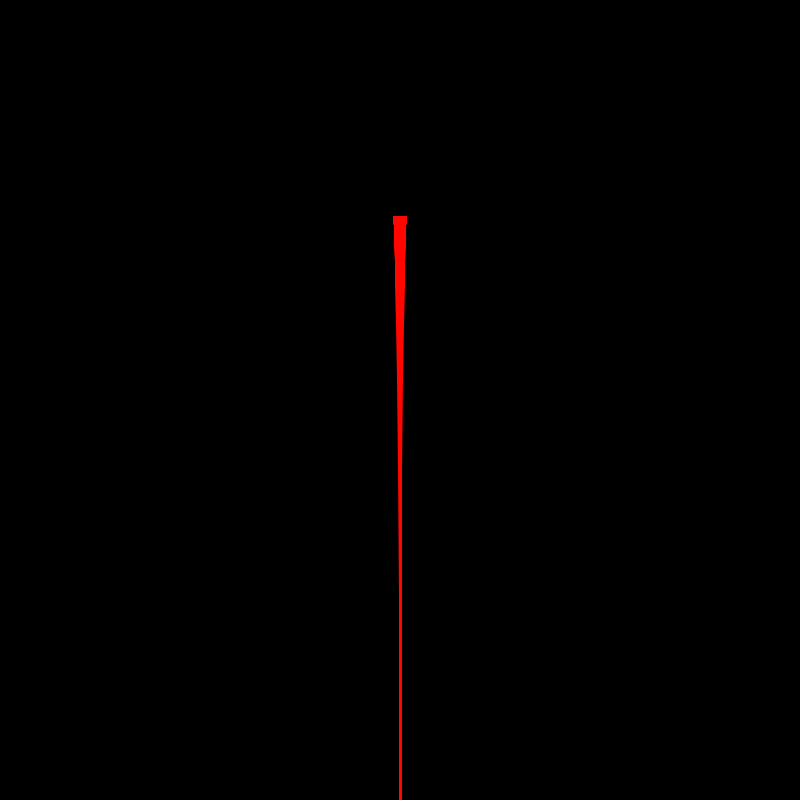
Frame 1 (no input)
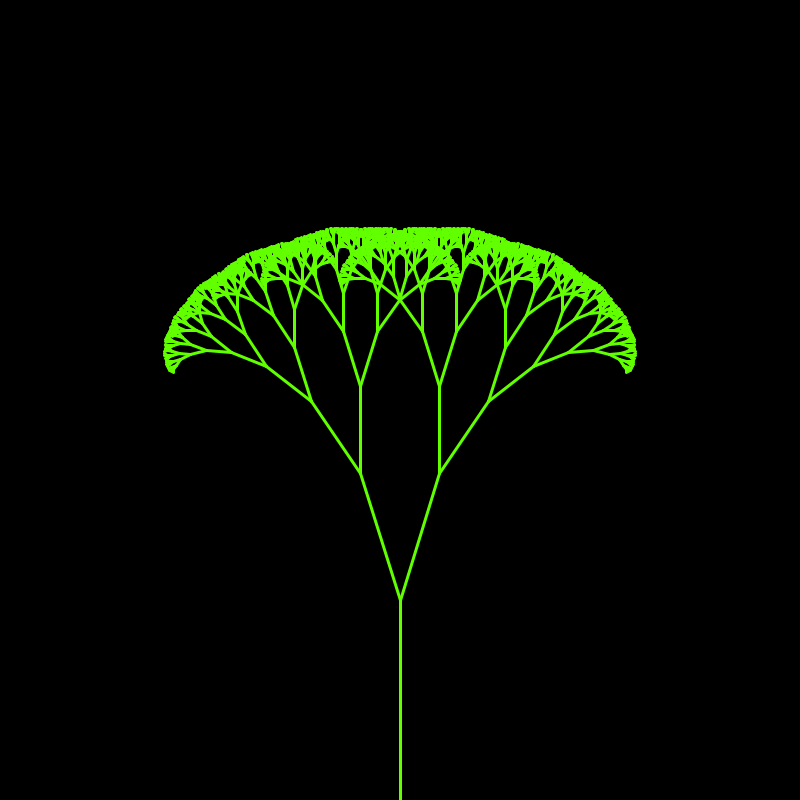
Frame 60 (the mouse pressed at the canvas centre just before this capture)
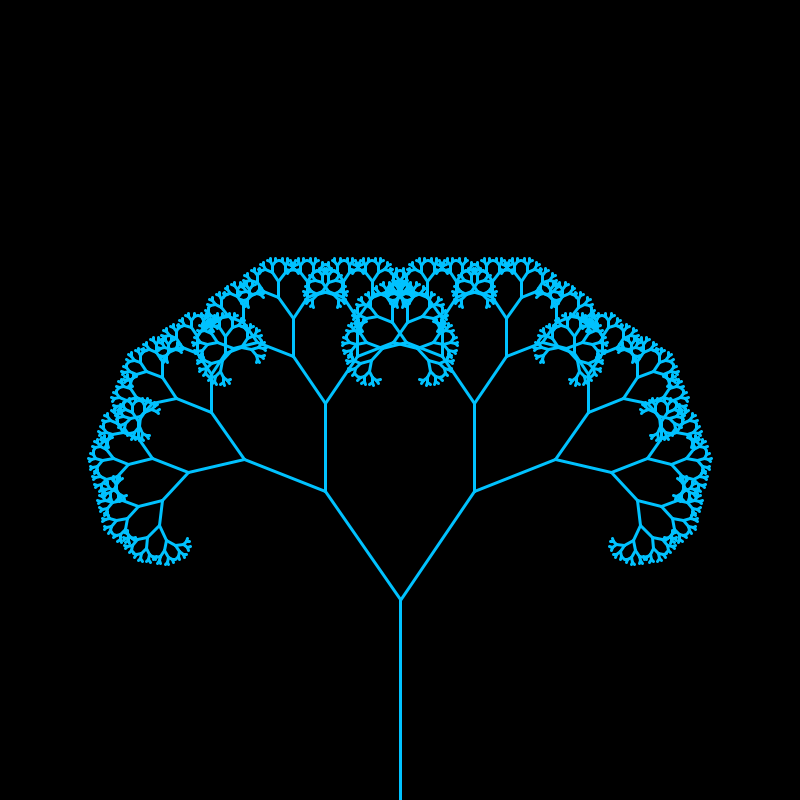
Frame 120 (the mouse held since frame 60 and released just before this capture)

The Processing sketch that drew these frames (run headless with seeded random() and noise(); from frame 60 on, the mouse is pressed at the canvas centre):

// Processing sketch: Fractal_Tree
// ── Fractal_Tree.pde
float angle = 0, maxIndex = 0;
int direcao = 1;

void setup()
{
  size(800, 800);
  colorMode(HSB);
}

void draw()
{
  background(0);
  translate(width/2, height);
  
  //angle = map(mouseX, 0, width, 0, TWO_PI);
  angle += direcao*0.005;
  
  if(angle<0 || angle>PI/2)
  {
    direcao *= -1;
  }
    
  strokeWeight(3);
  stroke(map(angle, 0, PI/2, 0, 360), 255, 255);
  DrawBranch(200, 0);
}

void DrawBranch(float size, int index)
{
  colorMode(HSB);
  //stroke(map(index, 0, maxIndex, 0, 2*255)%360, 255, 255);
  line(0, 0, 0, -size);
  
  translate(0, -size);
  
  if(size>4)
  {
    rotate(angle);
    DrawBranch(size*0.66, index+1);
    rotate(-2*angle);
    DrawBranch(size*0.66, index+1);
    rotate(angle);
  }
  else
  {
    maxIndex = index;
  }
  
  translate(0, size);
}
